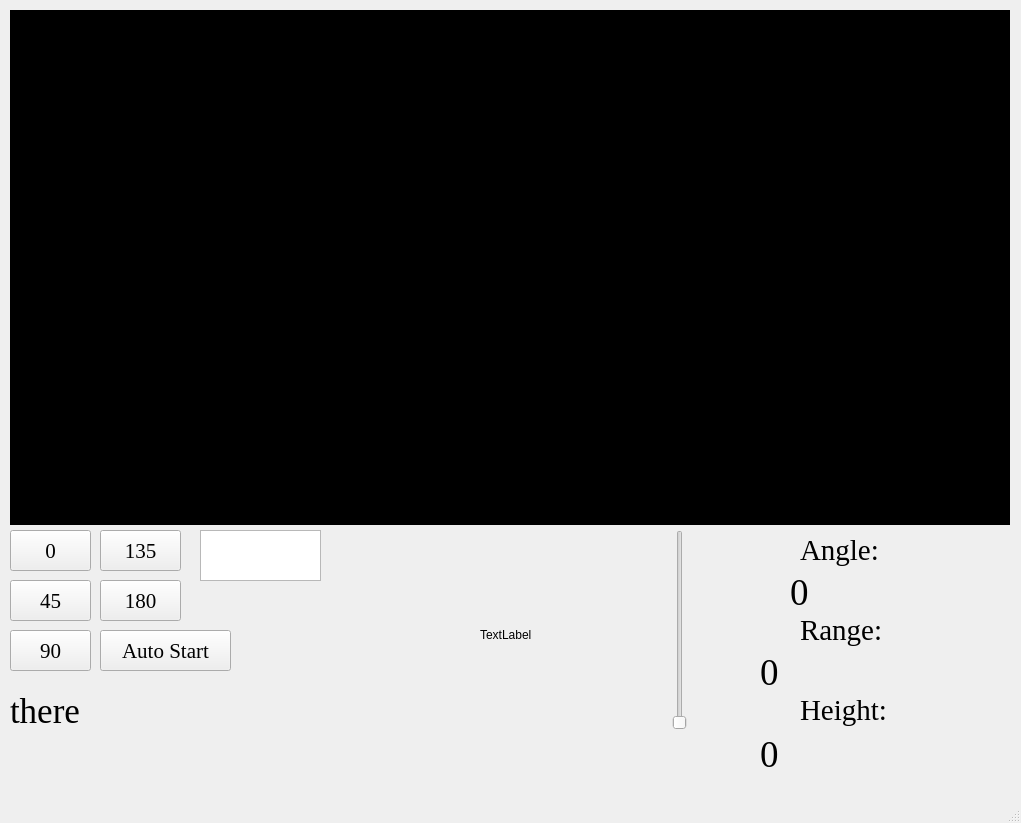
<?xml version="1.0" encoding="UTF-8"?>
<ui version="4.0">
 <class>MainWindow</class>
 <widget class="QMainWindow" name="MainWindow">
  <property name="geometry">
   <rect>
    <x>0</x>
    <y>0</y>
    <width>1021</width>
    <height>823</height>
   </rect>
  </property>
  <property name="windowTitle">
   <string>MainWindow</string>
  </property>
  <widget class="QWidget" name="centralwidget">
   <widget class="QLabel" name="heightLabel">
    <property name="geometry">
     <rect>
      <x>760</x>
      <y>730</y>
      <width>171</width>
      <height>51</height>
     </rect>
    </property>
    <property name="font">
     <font>
      <family>Times New Roman</family>
      <pointsize>28</pointsize>
     </font>
    </property>
    <property name="text">
     <string>&lt;html&gt;&lt;head/&gt;&lt;body&gt;&lt;p&gt;0&lt;/p&gt;&lt;/body&gt;&lt;/html&gt;</string>
    </property>
   </widget>
   <widget class="QLabel" name="lablel_2">
    <property name="geometry">
     <rect>
      <x>800</x>
      <y>610</y>
      <width>150</width>
      <height>41</height>
     </rect>
    </property>
    <property name="minimumSize">
     <size>
      <width>150</width>
      <height>25</height>
     </size>
    </property>
    <property name="font">
     <font>
      <family>Times New Roman</family>
      <pointsize>22</pointsize>
      <bold>false</bold>
     </font>
    </property>
    <property name="text">
     <string>Range:</string>
    </property>
   </widget>
   <widget class="QSlider" name="verticalSlider">
    <property name="geometry">
     <rect>
      <x>630</x>
      <y>530</y>
      <width>100</width>
      <height>200</height>
     </rect>
    </property>
    <property name="minimumSize">
     <size>
      <width>100</width>
      <height>200</height>
     </size>
    </property>
    <property name="font">
     <font>
      <family>Arial</family>
     </font>
    </property>
    <property name="layoutDirection">
     <enum>Qt::LeftToRight</enum>
    </property>
    <property name="maximum">
     <number>180</number>
    </property>
   </widget>
   <widget class="QPushButton" name="button90">
    <property name="geometry">
     <rect>
      <x>10</x>
      <y>630</y>
      <width>81</width>
      <height>41</height>
     </rect>
    </property>
    <property name="font">
     <font>
      <family>Times New Roman</family>
      <pointsize>16</pointsize>
     </font>
    </property>
    <property name="text">
     <string>90</string>
    </property>
   </widget>
   <widget class="QPushButton" name="button135">
    <property name="geometry">
     <rect>
      <x>100</x>
      <y>530</y>
      <width>81</width>
      <height>41</height>
     </rect>
    </property>
    <property name="font">
     <font>
      <family>Times New Roman</family>
      <pointsize>16</pointsize>
     </font>
    </property>
    <property name="text">
     <string>135</string>
    </property>
   </widget>
   <widget class="QPushButton" name="button0">
    <property name="geometry">
     <rect>
      <x>10</x>
      <y>530</y>
      <width>81</width>
      <height>41</height>
     </rect>
    </property>
    <property name="font">
     <font>
      <family>Times New Roman</family>
      <pointsize>16</pointsize>
     </font>
    </property>
    <property name="text">
     <string>0</string>
    </property>
   </widget>
   <widget class="QPushButton" name="button_auto">
    <property name="geometry">
     <rect>
      <x>100</x>
      <y>630</y>
      <width>131</width>
      <height>41</height>
     </rect>
    </property>
    <property name="font">
     <font>
      <family>Times New Roman</family>
      <pointsize>16</pointsize>
     </font>
    </property>
    <property name="text">
     <string>Auto Start</string>
    </property>
   </widget>
   <widget class="QLabel" name="angleLabel">
    <property name="geometry">
     <rect>
      <x>790</x>
      <y>570</y>
      <width>101</width>
      <height>45</height>
     </rect>
    </property>
    <property name="maximumSize">
     <size>
      <width>150</width>
      <height>45</height>
     </size>
    </property>
    <property name="font">
     <font>
      <family>Times New Roman</family>
      <pointsize>28</pointsize>
     </font>
    </property>
    <property name="autoFillBackground">
     <bool>false</bool>
    </property>
    <property name="text">
     <string>0</string>
    </property>
   </widget>
   <widget class="QPushButton" name="button180">
    <property name="geometry">
     <rect>
      <x>100</x>
      <y>580</y>
      <width>81</width>
      <height>41</height>
     </rect>
    </property>
    <property name="font">
     <font>
      <family>Times New Roman</family>
      <pointsize>16</pointsize>
     </font>
    </property>
    <property name="text">
     <string>180</string>
    </property>
   </widget>
   <widget class="QTextEdit" name="textEdit">
    <property name="geometry">
     <rect>
      <x>200</x>
      <y>530</y>
      <width>121</width>
      <height>51</height>
     </rect>
    </property>
    <property name="font">
     <font>
      <family>Times New Roman</family>
      <pointsize>18</pointsize>
     </font>
    </property>
   </widget>
   <widget class="QLabel" name="detectionStatusLabel">
    <property name="geometry">
     <rect>
      <x>10</x>
      <y>690</y>
      <width>471</width>
      <height>41</height>
     </rect>
    </property>
    <property name="font">
     <font>
      <family>Times New Roman</family>
      <pointsize>26</pointsize>
      <bold>false</bold>
     </font>
    </property>
    <property name="text">
     <string>there</string>
    </property>
   </widget>
   <widget class="QLabel" name="label">
    <property name="geometry">
     <rect>
      <x>800</x>
      <y>530</y>
      <width>150</width>
      <height>41</height>
     </rect>
    </property>
    <property name="minimumSize">
     <size>
      <width>150</width>
      <height>25</height>
     </size>
    </property>
    <property name="font">
     <font>
      <family>Times New Roman</family>
      <pointsize>22</pointsize>
      <bold>false</bold>
     </font>
    </property>
    <property name="text">
     <string>Angle:</string>
    </property>
   </widget>
   <widget class="QGraphicsView" name="graphicsView">
    <property name="geometry">
     <rect>
      <x>10</x>
      <y>10</y>
      <width>1000</width>
      <height>515</height>
     </rect>
    </property>
    <property name="minimumSize">
     <size>
      <width>1000</width>
      <height>515</height>
     </size>
    </property>
    <property name="maximumSize">
     <size>
      <width>1000</width>
      <height>515</height>
     </size>
    </property>
    <property name="palette">
     <palette>
      <active>
       <colorrole role="WindowText">
        <brush brushstyle="SolidPattern">
         <color alpha="255">
          <red>255</red>
          <green>255</green>
          <blue>255</blue>
         </color>
        </brush>
       </colorrole>
       <colorrole role="Button">
        <brush brushstyle="SolidPattern">
         <color alpha="255">
          <red>0</red>
          <green>0</green>
          <blue>0</blue>
         </color>
        </brush>
       </colorrole>
       <colorrole role="Light">
        <brush brushstyle="SolidPattern">
         <color alpha="255">
          <red>0</red>
          <green>0</green>
          <blue>0</blue>
         </color>
        </brush>
       </colorrole>
       <colorrole role="Midlight">
        <brush brushstyle="SolidPattern">
         <color alpha="255">
          <red>0</red>
          <green>0</green>
          <blue>0</blue>
         </color>
        </brush>
       </colorrole>
       <colorrole role="Dark">
        <brush brushstyle="SolidPattern">
         <color alpha="255">
          <red>0</red>
          <green>0</green>
          <blue>0</blue>
         </color>
        </brush>
       </colorrole>
       <colorrole role="Mid">
        <brush brushstyle="SolidPattern">
         <color alpha="255">
          <red>0</red>
          <green>0</green>
          <blue>0</blue>
         </color>
        </brush>
       </colorrole>
       <colorrole role="Text">
        <brush brushstyle="SolidPattern">
         <color alpha="255">
          <red>255</red>
          <green>255</green>
          <blue>255</blue>
         </color>
        </brush>
       </colorrole>
       <colorrole role="BrightText">
        <brush brushstyle="SolidPattern">
         <color alpha="255">
          <red>255</red>
          <green>255</green>
          <blue>255</blue>
         </color>
        </brush>
       </colorrole>
       <colorrole role="ButtonText">
        <brush brushstyle="SolidPattern">
         <color alpha="255">
          <red>255</red>
          <green>255</green>
          <blue>255</blue>
         </color>
        </brush>
       </colorrole>
       <colorrole role="Base">
        <brush brushstyle="SolidPattern">
         <color alpha="255">
          <red>0</red>
          <green>0</green>
          <blue>0</blue>
         </color>
        </brush>
       </colorrole>
       <colorrole role="Window">
        <brush brushstyle="SolidPattern">
         <color alpha="255">
          <red>0</red>
          <green>0</green>
          <blue>0</blue>
         </color>
        </brush>
       </colorrole>
       <colorrole role="Shadow">
        <brush brushstyle="SolidPattern">
         <color alpha="255">
          <red>0</red>
          <green>0</green>
          <blue>0</blue>
         </color>
        </brush>
       </colorrole>
       <colorrole role="AlternateBase">
        <brush brushstyle="SolidPattern">
         <color alpha="255">
          <red>0</red>
          <green>0</green>
          <blue>0</blue>
         </color>
        </brush>
       </colorrole>
       <colorrole role="ToolTipBase">
        <brush brushstyle="SolidPattern">
         <color alpha="255">
          <red>255</red>
          <green>255</green>
          <blue>220</blue>
         </color>
        </brush>
       </colorrole>
       <colorrole role="ToolTipText">
        <brush brushstyle="SolidPattern">
         <color alpha="255">
          <red>0</red>
          <green>0</green>
          <blue>0</blue>
         </color>
        </brush>
       </colorrole>
       <colorrole role="PlaceholderText">
        <brush brushstyle="SolidPattern">
         <color alpha="127">
          <red>255</red>
          <green>255</green>
          <blue>255</blue>
         </color>
        </brush>
       </colorrole>
       <colorrole role="Accent">
        <brush brushstyle="SolidPattern">
         <color alpha="255">
          <red>0</red>
          <green>0</green>
          <blue>0</blue>
         </color>
        </brush>
       </colorrole>
      </active>
      <inactive>
       <colorrole role="WindowText">
        <brush brushstyle="SolidPattern">
         <color alpha="255">
          <red>255</red>
          <green>255</green>
          <blue>255</blue>
         </color>
        </brush>
       </colorrole>
       <colorrole role="Button">
        <brush brushstyle="SolidPattern">
         <color alpha="255">
          <red>0</red>
          <green>0</green>
          <blue>0</blue>
         </color>
        </brush>
       </colorrole>
       <colorrole role="Light">
        <brush brushstyle="SolidPattern">
         <color alpha="255">
          <red>0</red>
          <green>0</green>
          <blue>0</blue>
         </color>
        </brush>
       </colorrole>
       <colorrole role="Midlight">
        <brush brushstyle="SolidPattern">
         <color alpha="255">
          <red>0</red>
          <green>0</green>
          <blue>0</blue>
         </color>
        </brush>
       </colorrole>
       <colorrole role="Dark">
        <brush brushstyle="SolidPattern">
         <color alpha="255">
          <red>0</red>
          <green>0</green>
          <blue>0</blue>
         </color>
        </brush>
       </colorrole>
       <colorrole role="Mid">
        <brush brushstyle="SolidPattern">
         <color alpha="255">
          <red>0</red>
          <green>0</green>
          <blue>0</blue>
         </color>
        </brush>
       </colorrole>
       <colorrole role="Text">
        <brush brushstyle="SolidPattern">
         <color alpha="255">
          <red>255</red>
          <green>255</green>
          <blue>255</blue>
         </color>
        </brush>
       </colorrole>
       <colorrole role="BrightText">
        <brush brushstyle="SolidPattern">
         <color alpha="255">
          <red>255</red>
          <green>255</green>
          <blue>255</blue>
         </color>
        </brush>
       </colorrole>
       <colorrole role="ButtonText">
        <brush brushstyle="SolidPattern">
         <color alpha="255">
          <red>255</red>
          <green>255</green>
          <blue>255</blue>
         </color>
        </brush>
       </colorrole>
       <colorrole role="Base">
        <brush brushstyle="SolidPattern">
         <color alpha="255">
          <red>0</red>
          <green>0</green>
          <blue>0</blue>
         </color>
        </brush>
       </colorrole>
       <colorrole role="Window">
        <brush brushstyle="SolidPattern">
         <color alpha="255">
          <red>0</red>
          <green>0</green>
          <blue>0</blue>
         </color>
        </brush>
       </colorrole>
       <colorrole role="Shadow">
        <brush brushstyle="SolidPattern">
         <color alpha="255">
          <red>0</red>
          <green>0</green>
          <blue>0</blue>
         </color>
        </brush>
       </colorrole>
       <colorrole role="AlternateBase">
        <brush brushstyle="SolidPattern">
         <color alpha="255">
          <red>0</red>
          <green>0</green>
          <blue>0</blue>
         </color>
        </brush>
       </colorrole>
       <colorrole role="ToolTipBase">
        <brush brushstyle="SolidPattern">
         <color alpha="255">
          <red>255</red>
          <green>255</green>
          <blue>220</blue>
         </color>
        </brush>
       </colorrole>
       <colorrole role="ToolTipText">
        <brush brushstyle="SolidPattern">
         <color alpha="255">
          <red>0</red>
          <green>0</green>
          <blue>0</blue>
         </color>
        </brush>
       </colorrole>
       <colorrole role="PlaceholderText">
        <brush brushstyle="SolidPattern">
         <color alpha="127">
          <red>255</red>
          <green>255</green>
          <blue>255</blue>
         </color>
        </brush>
       </colorrole>
       <colorrole role="Accent">
        <brush brushstyle="SolidPattern">
         <color alpha="255">
          <red>0</red>
          <green>0</green>
          <blue>0</blue>
         </color>
        </brush>
       </colorrole>
      </inactive>
      <disabled>
       <colorrole role="WindowText">
        <brush brushstyle="SolidPattern">
         <color alpha="255">
          <red>0</red>
          <green>0</green>
          <blue>0</blue>
         </color>
        </brush>
       </colorrole>
       <colorrole role="Button">
        <brush brushstyle="SolidPattern">
         <color alpha="255">
          <red>0</red>
          <green>0</green>
          <blue>0</blue>
         </color>
        </brush>
       </colorrole>
       <colorrole role="Light">
        <brush brushstyle="SolidPattern">
         <color alpha="255">
          <red>0</red>
          <green>0</green>
          <blue>0</blue>
         </color>
        </brush>
       </colorrole>
       <colorrole role="Midlight">
        <brush brushstyle="SolidPattern">
         <color alpha="255">
          <red>0</red>
          <green>0</green>
          <blue>0</blue>
         </color>
        </brush>
       </colorrole>
       <colorrole role="Dark">
        <brush brushstyle="SolidPattern">
         <color alpha="255">
          <red>0</red>
          <green>0</green>
          <blue>0</blue>
         </color>
        </brush>
       </colorrole>
       <colorrole role="Mid">
        <brush brushstyle="SolidPattern">
         <color alpha="255">
          <red>0</red>
          <green>0</green>
          <blue>0</blue>
         </color>
        </brush>
       </colorrole>
       <colorrole role="Text">
        <brush brushstyle="SolidPattern">
         <color alpha="255">
          <red>0</red>
          <green>0</green>
          <blue>0</blue>
         </color>
        </brush>
       </colorrole>
       <colorrole role="BrightText">
        <brush brushstyle="SolidPattern">
         <color alpha="255">
          <red>255</red>
          <green>255</green>
          <blue>255</blue>
         </color>
        </brush>
       </colorrole>
       <colorrole role="ButtonText">
        <brush brushstyle="SolidPattern">
         <color alpha="255">
          <red>0</red>
          <green>0</green>
          <blue>0</blue>
         </color>
        </brush>
       </colorrole>
       <colorrole role="Base">
        <brush brushstyle="SolidPattern">
         <color alpha="255">
          <red>0</red>
          <green>0</green>
          <blue>0</blue>
         </color>
        </brush>
       </colorrole>
       <colorrole role="Window">
        <brush brushstyle="SolidPattern">
         <color alpha="255">
          <red>0</red>
          <green>0</green>
          <blue>0</blue>
         </color>
        </brush>
       </colorrole>
       <colorrole role="Shadow">
        <brush brushstyle="SolidPattern">
         <color alpha="255">
          <red>0</red>
          <green>0</green>
          <blue>0</blue>
         </color>
        </brush>
       </colorrole>
       <colorrole role="AlternateBase">
        <brush brushstyle="SolidPattern">
         <color alpha="255">
          <red>0</red>
          <green>0</green>
          <blue>0</blue>
         </color>
        </brush>
       </colorrole>
       <colorrole role="ToolTipBase">
        <brush brushstyle="SolidPattern">
         <color alpha="255">
          <red>255</red>
          <green>255</green>
          <blue>220</blue>
         </color>
        </brush>
       </colorrole>
       <colorrole role="ToolTipText">
        <brush brushstyle="SolidPattern">
         <color alpha="255">
          <red>0</red>
          <green>0</green>
          <blue>0</blue>
         </color>
        </brush>
       </colorrole>
       <colorrole role="PlaceholderText">
        <brush brushstyle="SolidPattern">
         <color alpha="127">
          <red>0</red>
          <green>0</green>
          <blue>0</blue>
         </color>
        </brush>
       </colorrole>
       <colorrole role="Accent">
        <brush brushstyle="SolidPattern">
         <color alpha="255">
          <red>0</red>
          <green>0</green>
          <blue>0</blue>
         </color>
        </brush>
       </colorrole>
      </disabled>
     </palette>
    </property>
   </widget>
   <widget class="QPushButton" name="button45">
    <property name="geometry">
     <rect>
      <x>10</x>
      <y>580</y>
      <width>81</width>
      <height>41</height>
     </rect>
    </property>
    <property name="font">
     <font>
      <family>Times New Roman</family>
      <pointsize>16</pointsize>
     </font>
    </property>
    <property name="text">
     <string>45</string>
    </property>
   </widget>
   <widget class="QLabel" name="label_2">
    <property name="geometry">
     <rect>
      <x>800</x>
      <y>690</y>
      <width>141</width>
      <height>41</height>
     </rect>
    </property>
    <property name="font">
     <font>
      <family>Times New Roman</family>
      <pointsize>22</pointsize>
     </font>
    </property>
    <property name="text">
     <string>Height:</string>
    </property>
   </widget>
   <widget class="QLabel" name="rangeLabel">
    <property name="geometry">
     <rect>
      <x>760</x>
      <y>650</y>
      <width>175</width>
      <height>45</height>
     </rect>
    </property>
    <property name="maximumSize">
     <size>
      <width>175</width>
      <height>45</height>
     </size>
    </property>
    <property name="font">
     <font>
      <family>Times New Roman</family>
      <pointsize>28</pointsize>
     </font>
    </property>
    <property name="text">
     <string>0</string>
    </property>
   </widget>
   <widget class="QLabel" name="verticalDegreeLabel">
    <property name="geometry">
     <rect>
      <x>480</x>
      <y>619</y>
      <width>141</width>
      <height>31</height>
     </rect>
    </property>
    <property name="text">
     <string>TextLabel</string>
    </property>
   </widget>
  </widget>
  <widget class="QMenuBar" name="menubar">
   <property name="geometry">
    <rect>
     <x>0</x>
     <y>0</y>
     <width>1021</width>
     <height>25</height>
    </rect>
   </property>
  </widget>
  <widget class="QStatusBar" name="statusbar"/>
 </widget>
 <resources/>
 <connections/>
</ui>
